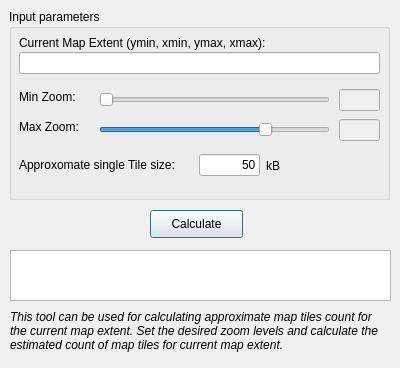
<?xml version="1.0" encoding="UTF-8"?>
<ui version="4.0">
 <class>MapTilesCalculatorDialogBase</class>
 <widget class="QDialog" name="MapTilesCalculatorDialogBase">
  <property name="geometry">
   <rect>
    <x>0</x>
    <y>0</y>
    <width>400</width>
    <height>368</height>
   </rect>
  </property>
  <property name="minimumSize">
   <size>
    <width>400</width>
    <height>368</height>
   </size>
  </property>
  <property name="maximumSize">
   <size>
    <width>400</width>
    <height>368</height>
   </size>
  </property>
  <property name="windowTitle">
   <string>Count Map Tiles</string>
  </property>
  <property name="modal">
   <bool>true</bool>
  </property>
  <widget class="QGroupBox" name="groupBox">
   <property name="geometry">
    <rect>
     <x>9</x>
     <y>9</y>
     <width>381</width>
     <height>191</height>
    </rect>
   </property>
   <property name="title">
    <string>Input parameters</string>
   </property>
   <widget class="QLabel" name="label">
    <property name="geometry">
     <rect>
      <x>10</x>
      <y>80</y>
      <width>61</width>
      <height>16</height>
     </rect>
    </property>
    <property name="text">
     <string>Min Zoom:</string>
    </property>
   </widget>
   <widget class="QSlider" name="minZoomSlider">
    <property name="geometry">
     <rect>
      <x>90</x>
      <y>80</y>
      <width>231</width>
      <height>22</height>
     </rect>
    </property>
    <property name="toolTip">
     <string>Sets the min zoom level from which tiles count will be calculated</string>
    </property>
    <property name="statusTip">
     <string/>
    </property>
    <property name="minimum">
     <number>1</number>
    </property>
    <property name="maximum">
     <number>20</number>
    </property>
    <property name="orientation">
     <enum>Qt::Horizontal</enum>
    </property>
   </widget>
   <widget class="QSlider" name="maxZoomSlider">
    <property name="geometry">
     <rect>
      <x>90</x>
      <y>110</y>
      <width>231</width>
      <height>22</height>
     </rect>
    </property>
    <property name="focusPolicy">
     <enum>Qt::StrongFocus</enum>
    </property>
    <property name="toolTip">
     <string>Sets the max zoom level to which tiles count will be calculated</string>
    </property>
    <property name="minimum">
     <number>1</number>
    </property>
    <property name="maximum">
     <number>20</number>
    </property>
    <property name="pageStep">
     <number>1</number>
    </property>
    <property name="value">
     <number>15</number>
    </property>
    <property name="orientation">
     <enum>Qt::Horizontal</enum>
    </property>
    <property name="tickPosition">
     <enum>QSlider::NoTicks</enum>
    </property>
   </widget>
   <widget class="QLabel" name="label_2">
    <property name="geometry">
     <rect>
      <x>10</x>
      <y>110</y>
      <width>71</width>
      <height>16</height>
     </rect>
    </property>
    <property name="text">
     <string>Max Zoom:</string>
    </property>
   </widget>
   <widget class="QLineEdit" name="minZoomText">
    <property name="enabled">
     <bool>false</bool>
    </property>
    <property name="geometry">
     <rect>
      <x>330</x>
      <y>80</y>
      <width>41</width>
      <height>22</height>
     </rect>
    </property>
    <property name="maxLength">
     <number>2</number>
    </property>
    <property name="alignment">
     <set>Qt::AlignRight|Qt::AlignTrailing|Qt::AlignVCenter</set>
    </property>
    <property name="readOnly">
     <bool>true</bool>
    </property>
   </widget>
   <widget class="QLineEdit" name="maxZoomText">
    <property name="enabled">
     <bool>false</bool>
    </property>
    <property name="geometry">
     <rect>
      <x>330</x>
      <y>110</y>
      <width>41</width>
      <height>22</height>
     </rect>
    </property>
    <property name="text">
     <string/>
    </property>
    <property name="maxLength">
     <number>2</number>
    </property>
    <property name="alignment">
     <set>Qt::AlignRight|Qt::AlignTrailing|Qt::AlignVCenter</set>
    </property>
    <property name="readOnly">
     <bool>true</bool>
    </property>
   </widget>
   <widget class="QLineEdit" name="tileSizeText">
    <property name="enabled">
     <bool>true</bool>
    </property>
    <property name="geometry">
     <rect>
      <x>190</x>
      <y>145</y>
      <width>61</width>
      <height>22</height>
     </rect>
    </property>
    <property name="toolTip">
     <string>Sets the approximate file size for a single map tile</string>
    </property>
    <property name="text">
     <string>50</string>
    </property>
    <property name="alignment">
     <set>Qt::AlignRight|Qt::AlignTrailing|Qt::AlignVCenter</set>
    </property>
   </widget>
   <widget class="QLabel" name="label_3">
    <property name="geometry">
     <rect>
      <x>10</x>
      <y>145</y>
      <width>171</width>
      <height>21</height>
     </rect>
    </property>
    <property name="text">
     <string>Approxomate single Tile size:</string>
    </property>
    <property name="wordWrap">
     <bool>true</bool>
    </property>
   </widget>
   <widget class="QLabel" name="label_4">
    <property name="geometry">
     <rect>
      <x>257</x>
      <y>149</y>
      <width>21</width>
      <height>16</height>
     </rect>
    </property>
    <property name="text">
     <string>kB</string>
    </property>
   </widget>
   <widget class="QLineEdit" name="mapExtentText">
    <property name="enabled">
     <bool>true</bool>
    </property>
    <property name="geometry">
     <rect>
      <x>10</x>
      <y>43</y>
      <width>361</width>
      <height>22</height>
     </rect>
    </property>
    <property name="toolTip">
     <string>This is the extent for which the tiles will be calculated</string>
    </property>
    <property name="text">
     <string/>
    </property>
    <property name="alignment">
     <set>Qt::AlignLeading|Qt::AlignLeft|Qt::AlignVCenter</set>
    </property>
    <property name="readOnly">
     <bool>true</bool>
    </property>
   </widget>
   <widget class="QLabel" name="label_5">
    <property name="geometry">
     <rect>
      <x>10</x>
      <y>23</y>
      <width>361</width>
      <height>21</height>
     </rect>
    </property>
    <property name="text">
     <string>Current Map Extent (ymin, xmin, ymax, xmax):</string>
    </property>
    <property name="wordWrap">
     <bool>true</bool>
    </property>
   </widget>
  </widget>
  <widget class="QPushButton" name="pushButton">
   <property name="geometry">
    <rect>
     <x>150</x>
     <y>210</y>
     <width>93</width>
     <height>28</height>
    </rect>
   </property>
   <property name="toolTip">
    <string>Calculate map tiles count for current map extent</string>
   </property>
   <property name="text">
    <string>Calculate</string>
   </property>
  </widget>
  <widget class="QPlainTextEdit" name="resultText">
   <property name="geometry">
    <rect>
     <x>10</x>
     <y>250</y>
     <width>381</width>
     <height>51</height>
    </rect>
   </property>
   <property name="toolTip">
    <string>Here is the estimated total map tiles count and approximate files size </string>
   </property>
   <property name="readOnly">
    <bool>true</bool>
   </property>
  </widget>
  <widget class="QLabel" name="label_6">
   <property name="geometry">
    <rect>
     <x>10</x>
     <y>310</y>
     <width>381</width>
     <height>61</height>
    </rect>
   </property>
   <property name="font">
    <font>
     <italic>true</italic>
    </font>
   </property>
   <property name="text">
    <string>This tool can be used for calculating approximate map tiles count for the current map extent. Set the desired zoom levels and calculate the estimated count of map tiles for current map extent.</string>
   </property>
   <property name="alignment">
    <set>Qt::AlignLeading|Qt::AlignLeft|Qt::AlignTop</set>
   </property>
   <property name="wordWrap">
    <bool>true</bool>
   </property>
  </widget>
 </widget>
 <resources/>
 <connections/>
</ui>
